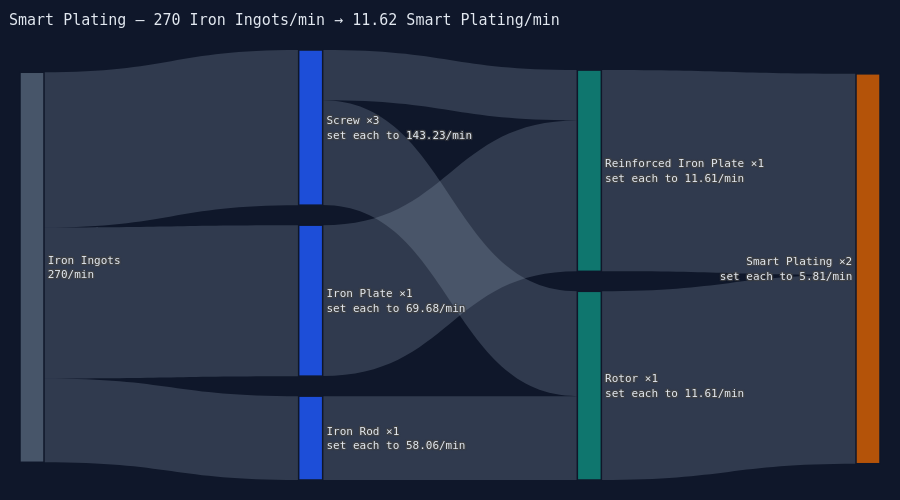

This figure's notebook cell:
### Markdown cell above
### Production flow

Arrow width is proportional to **ingot-equivalent cost** — how many Iron Ingots each flow represents.  
This keeps every node perfectly balanced (in = out) and makes the chart readable across all stages.  
Hover over any node or arrow for actual items/min values.

### Code cell
import plotly.graph_objects as go

# ── Ingot-equivalent cost per item ────────────────────────────────────────────
ingot_per_rod         = BP['iron-rod'].input_ratio('iron-ingot', 'iron-rod')
ingot_per_screw       = BP['screw'].input_ratio('iron-ingot', 'screw')
ingot_per_plate       = BP['iron-plate'].input_ratio('iron-ingot', 'iron-plate')
ingot_per_reinforced  = (
    BP['reinforced-iron-plate'].input_ratio('iron-plate', 'reinforced-iron-plate') * ingot_per_plate +
    BP['reinforced-iron-plate'].input_ratio('screw',      'reinforced-iron-plate') * ingot_per_screw
)
ingot_per_rotor       = (
    BP['rotor'].input_ratio('iron-rod', 'rotor') * ingot_per_rod +
    BP['rotor'].input_ratio('screw',    'rotor') * ingot_per_screw
)
ingot_per_smart_plating = (
    BP['smart-plating'].input_ratio('reinforced-iron-plate', 'smart-plating') * ingot_per_reinforced +
    BP['smart-plating'].input_ratio('rotor',                 'smart-plating') * ingot_per_rotor
)

# ── Colour palette ────────────────────────────────────────────────────────────
SUPPLY_COL = "#475569"
TIER1_COL  = "#1d4ed8"
TIER2_COL  = "#0f766e"
FINAL_COL  = "#b45309"
LINK_COL   = "rgba(148, 163, 184, 0.25)"

# ── Nodes — labels show per-copy setting, hover shows per-machine rates ────────
nodes = [
    (f"Iron Ingots<br>{IRON_INGOTS:.0f}/min",
     SUPPLY_COL,
     f"Supply: {IRON_INGOTS:.0f} Iron Ingots/min"),

    (f"Iron Rod ×{ROD_COPIES}<br>set each to {ROD_OUTPUT_EACH:.2f}/min",
     TIER1_COL,
     f"{ROD_COPIES} blueprint{'s' if ROD_COPIES>1 else ''}<br>"
     f"Set each output to: {ROD_OUTPUT_EACH:.2f} Iron Rods/min<br>"
     f"Total: {rod_total:.2f} Iron Rods/min"
     + machine_hover(BP['iron-rod'], 'iron-rod', ROD_OUTPUT_EACH)),

    (f"Screw ×{SCREW_COPIES}<br>set each to {SCREW_OUTPUT_EACH:.2f}/min",
     TIER1_COL,
     f"{SCREW_COPIES} blueprints<br>"
     f"Set each output to: {SCREW_OUTPUT_EACH:.2f} Screws/min<br>"
     f"Total: {screw_total:.2f} Screws/min"
     + machine_hover(BP['screw'], 'screw', SCREW_OUTPUT_EACH)),

    (f"Iron Plate ×{PLATE_COPIES}<br>set each to {PLATE_OUTPUT_EACH:.2f}/min",
     TIER1_COL,
     f"{PLATE_COPIES} blueprint{'s' if PLATE_COPIES>1 else ''}<br>"
     f"Set each output to: {PLATE_OUTPUT_EACH:.2f} Iron Plates/min<br>"
     f"Total: {plate_total:.2f} Iron Plates/min"
     + machine_hover(BP['iron-plate'], 'iron-plate', PLATE_OUTPUT_EACH)),

    (f"Rotor ×{ROTOR_COPIES}<br>set each to {ROTOR_OUTPUT_EACH:.2f}/min",
     TIER2_COL,
     f"{ROTOR_COPIES} blueprint{'s' if ROTOR_COPIES>1 else ''}<br>"
     f"Set each output to: {ROTOR_OUTPUT_EACH:.2f} Rotors/min<br>"
     f"Consumes per copy: {rods_for_rotor/ROTOR_COPIES:.2f} Iron Rods/min"
     f" + {screws_for_rotor/ROTOR_COPIES:.2f} Screws/min"
     + machine_hover(BP['rotor'], 'rotor', ROTOR_OUTPUT_EACH)),

    (f"Reinforced Iron Plate ×{REINFORCED_PLATE_COPIES}<br>set each to {REINFORCED_PLATE_OUTPUT_EACH:.2f}/min",
     TIER2_COL,
     f"{REINFORCED_PLATE_COPIES} blueprint{'s' if REINFORCED_PLATE_COPIES>1 else ''}<br>"
     f"Set each output to: {REINFORCED_PLATE_OUTPUT_EACH:.2f} Reinforced Iron Plates/min<br>"
     f"Consumes per copy: {plates_for_reinforced/REINFORCED_PLATE_COPIES:.2f} Iron Plates/min"
     f" + {screws_for_reinforced/REINFORCED_PLATE_COPIES:.2f} Screws/min"
     + machine_hover(BP['reinforced-iron-plate'], 'reinforced-iron-plate', REINFORCED_PLATE_OUTPUT_EACH)),

    (f"Smart Plating ×{SMART_PLATING_COPIES}<br>set each to {SMART_PLATING_OUTPUT_EACH:.2f}/min",
     FINAL_COL,
     f"{SMART_PLATING_COPIES} blueprints<br>"
     f"Set each output to: {SMART_PLATING_OUTPUT_EACH:.2f} Smart Plating/min<br>"
     f"Consumes per copy: {reinforced_for_plating/SMART_PLATING_COPIES:.2f} Reinforced Iron Plates/min"
     f" + {rotors_for_plating/SMART_PLATING_COPIES:.2f} Rotors/min"
     + machine_hover(BP['smart-plating'], 'smart-plating', SMART_PLATING_OUTPUT_EACH)),
]

# ── Links: ingot-equivalent values, hover shows actual items/min ───────────────
links = [
    (0, 1, rod_total    * ingot_per_rod,
     f"{rod_ingots:.2f} Iron Ingots/min → Iron Rod blueprints<br>({rod_total:.2f} Iron Rods/min)"),
    (0, 2, screw_total  * ingot_per_screw,
     f"{screw_ingots:.2f} Iron Ingots/min → Screw blueprints<br>({screw_total:.2f} Screws/min)"),
    (0, 3, plate_total  * ingot_per_plate,
     f"{plate_ingots:.2f} Iron Ingots/min → Iron Plate blueprints<br>({plate_total:.2f} Iron Plates/min)"),
    (1, 4, rod_total             * ingot_per_rod,   f"{rod_total:.2f} Iron Rods/min → Rotor blueprints"),
    (2, 4, screws_for_rotor      * ingot_per_screw, f"{screws_for_rotor:.2f} Screws/min → Rotor blueprints"),
    (2, 5, screws_for_reinforced * ingot_per_screw, f"{screws_for_reinforced:.2f} Screws/min → Reinforced Iron Plate blueprints"),
    (3, 5, plates_for_reinforced * ingot_per_plate, f"{plates_for_reinforced:.2f} Iron Plates/min → Reinforced Iron Plate blueprints"),
    (4, 6, rotor_total            * ingot_per_rotor,        f"{rotor_total:.2f} Rotors/min → Smart Plating blueprints"),
    (5, 6, reinforced_plate_total * ingot_per_reinforced,   f"{reinforced_plate_total:.2f} Reinforced Iron Plates/min → Smart Plating blueprints"),
]

# ── Figure ────────────────────────────────────────────────────────────────────
fig = go.Figure(go.Sankey(
    arrangement="snap",
    node=dict(
        pad=20,
        thickness=24,
        line=dict(color="#0f172a", width=1.5),
        label=[n[0] for n in nodes],
        color=[n[1] for n in nodes],
        customdata=[n[2] for n in nodes],
        hovertemplate="%{customdata}<extra></extra>",
    ),
    link=dict(
        source=[l[0] for l in links],
        target=[l[1] for l in links],
        value= [l[2] for l in links],
        customdata=[l[3] for l in links],
        color=LINK_COL,
        hovertemplate="%{customdata}<extra></extra>",
    ),
))

fig.update_layout(
    title=dict(
        text=(f"Smart Plating — "
              f"{IRON_INGOTS:.0f} Iron Ingots/min → {smart_plating_total:.2f} Smart Plating/min"),
        font=dict(color="#e2e8f0", size=15),
        x=0.01,
    ),
    paper_bgcolor="#0f172a",
    font=dict(color="#e2e8f0", size=11, family="monospace"),
    height=500,
    margin=dict(l=20, r=20, t=50, b=20),
)

fig.show()

### Figure 1 — Plotly figure (JSON) as saved in the notebook; plotly's stock layout.template omitted (floating-point values rounded to 4 significant figures)
{"data": [{"arrangement": "snap", "link": {"color": "rgba(148, 163, 184, 0.25)", "customdata": ["58.06 Iron Ingots/min → Iron Rod blueprints<br>(58.06 Iron Rods/min)", "107.42 Iron Ingots/min → Screw blueprints<br>(429.69 Screws/min)", "104.52 Iron Ingots/min → Iron Plate blueprints<br>(69.68 Iron Plates/min)", "58.06 Iron Rods/min → Rotor blueprints", "290.25 Screws/min → Rotor blueprints", "139.32 Screws/min → Reinforced Iron Plate blueprints", "69.66 Iron Plates/min → Reinforced Iron Plate blueprints", "11.61 Rotors/min → Smart Plating blueprints", "11.61 Reinforced Iron Plates/min → Smart Plating blueprints"], "hovertemplate": "%{customdata}<extra></extra>", "source": [0, 0, 0, 1, 2, 2, 3, 4, 5], "target": [1, 2, 3, 4, 4, 5, 5, 6, 6], "value": [58.06, 107.4, 104.5, 58.06, 72.56, 34.83, 104.5, 130.6, 139.3]}, "node": {"color": ["#475569", "#1d4ed8", "#1d4ed8", "#1d4ed8", "#0f766e", "#0f766e", "#b45309"], "customdata": ["Supply: 270 Iron Ingots/min", "1 blueprint<br>Set each output to: 58.06 Iron Rods/min<br>Total: 58.06 Iron Rods/min<br>── Machines (per copy) ──<br>  4× Constructor → 14.52 Iron Rod/min each", "3 blueprints<br>Set each output to: 143.23 Screws/min<br>Total: 429.69 Screws/min<br>── Machines (per copy) ──<br>  3× Constructor → 11.94 Iron Rod/min each<br>  4× Constructor → 35.81 Screw/min each", "1 blueprint<br>Set each output to: 69.68 Iron Plates/min<br>Total: 69.68 Iron Plates/min<br>── Machines (per copy) ──<br>  4× Constructor → 17.42 Iron Plate/min each", "1 blueprint<br>Set each output to: 11.61 Rotors/min<br>Consumes per copy: 58.05 Iron Rods/min + 290.25 Screws/min", "1 blueprint<br>Set each output to: 11.61 Reinforced Iron Plates/min<br>Consumes per copy: 69.66 Iron Plates/min + 139.32 Screws/min", "2 blueprints<br>Set each output to: 5.81 Smart Plating/min<br>Consumes per copy: 5.81 Reinforced Iron Plates/min + 5.81 Rotors/min"], "hovertemplate": "%{customdata}<extra></extra>", "label": ["Iron Ingots<br>270/min", "Iron Rod ×1<br>set each to 58.06/min", "Screw ×3<br>set each to 143.23/min", "Iron Plate ×1<br>set each to 69.68/min", "Rotor ×1<br>set each to 11.61/min", "Reinforced Iron Plate ×1<br>set each to 11.61/min", "Smart Plating ×2<br>set each to 5.81/min"], "line": {"color": "#0f172a", "width": 1.5}, "pad": 20, "thickness": 24}, "type": "sankey"}], "layout": {"font": {"color": "#e2e8f0", "family": "monospace", "size": 11}, "height": 500, "margin": {"b": 20, "l": 20, "r": 20, "t": 50}, "paper_bgcolor": "#0f172a", "title": {"font": {"color": "#e2e8f0", "size": 15}, "text": "Smart Plating — 270 Iron Ingots/min → 11.62 Smart Plating/min", "x": 0.01}}}
